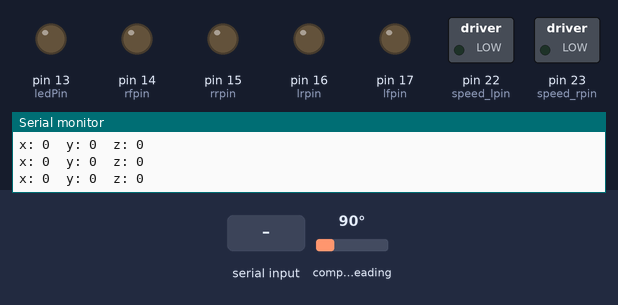
Bench run of a sketch on a simulated Arduino Mega 2560, built with avr-gcc and run on an emulated ATmega2560. On the bench: switched loads named in the sketch (green lamp = pin HIGH), output pins drawn as LEDs (lit = HIGH), the last lines printed to the serial monitor. Wiring (inferred from the names in the program): HMC5883L compass at I2C address 0x1E. The inputs (shaded band) are chosen by the test bench; at power-on: compass heading 90°.

Above: at 3.4 s.
3.5 s: "w" received over the second serial link
At 4.3 s:
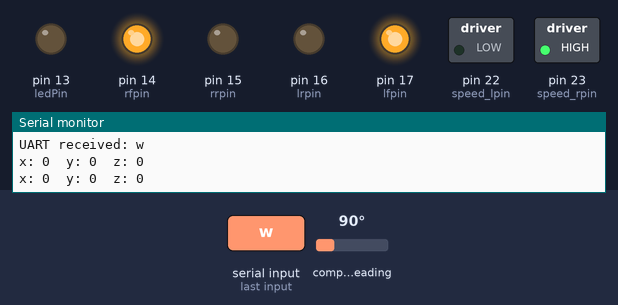
5.0 s: compass heading set to 82°
6.5 s: compass heading set to 71°
At 7.1 s:
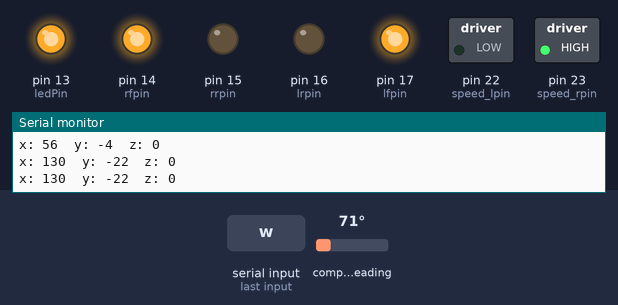
8.0 s: "a" received over the second serial link
At 9.2 s:
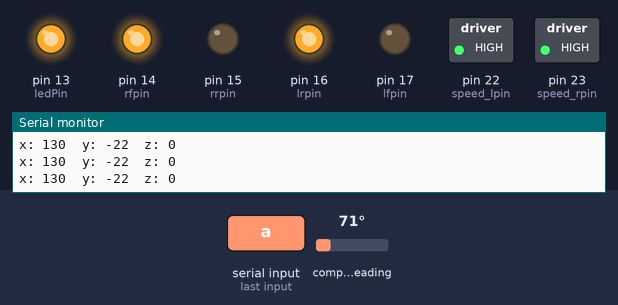
9.5 s: "s" received over the second serial link
At 10.3 s:
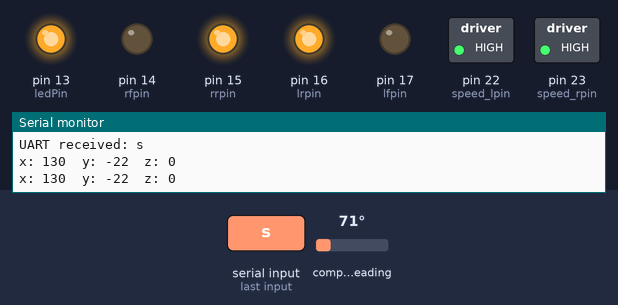
11.0 s: "d" received over the second serial link
At 12.4 s:
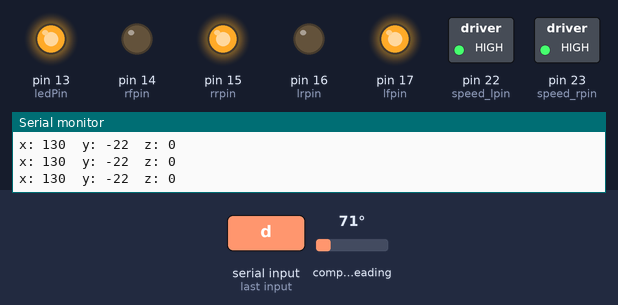
Timing chart, 0 to 13.5 s (numbered marks = the images above; inputs shaded):
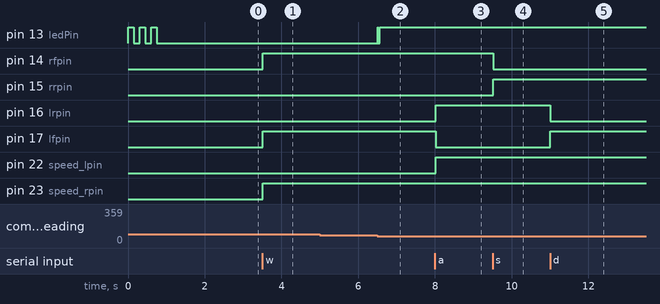

The sketch:

bluetooth_wasd_robot_sensor.ino
```cpp
// (licence header left out)
#include <Wire.h> //I2C Arduino Library

#define address 0x1E //0011110b, I2C 7bit address of HMC5883

//HMC5883 Sensor Setup
const int threshold = 100;
int16_t x_int,y_int,z_int;

const int ledPin = 13;
uint8_t count =0;

//Motor Controller assignment and setup
byte right_f, left_f, right_r, left_r;
const int lfpin = 17;
const int lrpin = 16;
const int rfpin = 14;
const int rrpin = 15;

const int speed_rpin = 23;
const int speed_lpin = 22;

int rscale = 255;
int lscale = 255;
int speed_r, speed_l;


void setup()
{
        //Define Input/Output channels and Start Serial
        pinMode(ledPin, OUTPUT);
        Serial.begin(115200);
        Serial1.begin(115200);
        pinMode(rfpin, OUTPUT);
        pinMode(rrpin, OUTPUT);
        pinMode(lfpin, OUTPUT);
        pinMode(lrpin, OUTPUT);
        pinMode(speed_rpin, OUTPUT);
        pinMode(speed_lpin, OUTPUT);

        Wire.begin();

        //Put the HMC5883 IC into the correct operating mode
        Wire.beginTransmission(address); //open communication with HMC5883

        Wire.send(0x00); //select Config A register
        Wire.send(0x70); //avg 8 samples, 15hz data rate normal bias config  <0 11 100 00>

        Wire.send(0x01); //select Config B register
        Wire.send(0x80); //set gain to 440  <100 00000>  (1090 is default)

        Wire.send(0x02); //select mode register
        Wire.send(0x00); //continuous measurement mode

        Wire.endTransmission();

        //Tell the HMC5883 where to begin reading data
        Wire.beginTransmission(address);
        Wire.send(0x03); //select register 3, X MSB register
        Wire.endTransmission();


        //Assign Initial values to motor channels
        right_f = 0;
        right_r = 0;
        left_f = 0;
        left_r = 0;

        speed_r = 0;
        speed_l = 0;

        digitalWrite(rfpin, right_f);
        digitalWrite(rrpin, right_r);
        digitalWrite(lfpin, left_f);
        digitalWrite(lrpin, left_r);
        analogWrite(speed_rpin, speed_r);
        analogWrite(speed_lpin, speed_l);

        //3 Blinks at startup, followed by 1.5 second pause
        digitalWrite(ledPin, HIGH);   // set the LED on
        delay(150);                  // wait for a second
        digitalWrite(ledPin, LOW);    // set the LED off
        delay(150);                  // wait for a second
        digitalWrite(ledPin, HIGH);   // set the LED on
        delay(150);                  // wait for a second
        digitalWrite(ledPin, LOW);    // set the LED off
        delay(150);                  // wait for a second
        digitalWrite(ledPin, HIGH);   // set the LED on
        delay(150);                  // wait for a second
        digitalWrite(ledPin, LOW);    // set the LED off
        delay(1500);                  // wait for a second


        //Read data from each axis, 2 registers per axis
        Wire.requestFrom(address, 6);
        if(6<=Wire.available())
        {
          x_int = Wire.receive()<<8; //X msb
          x_int |= Wire.receive(); //X lsb
          z_int = Wire.receive()<<8; //Z msb
          z_int |= Wire.receive(); //Z lsb
          y_int = Wire.receive()<<8; //Y msb
          y_int |= Wire.receive(); //Y lsb
        }


}

void loop()
{
          char incomingByte;
          int16_t x,y,z,xx,yy,zz; //triple axis data


          //Tell the HMC5883 where to begin reading data
          Wire.beginTransmission(address);
          Wire.send(0x03); //select register 3, X MSB register
          Wire.endTransmission();


         //Read data from each axis, 2 registers per axis
          Wire.requestFrom(address, 6);
          if(6<=Wire.available())
          {
            xx = Wire.receive()<<8; //X msb
            xx |= Wire.receive(); //X lsb
            zz = Wire.receive()<<8; //Z msb
            zz |= Wire.receive(); //Z lsb
            yy = Wire.receive()<<8; //Y msb
            yy |= Wire.receive(); //Y lsb
          }

          x = xx - x_int;
          y = yy - y_int;
          z = zz - z_int;

          if(count > 15)
          {
            count = 0;
            //Print out values of each axis
            Serial.print("x: ");
            Serial.print(x);
            Serial.print("  y: ");
            Serial.print(y);
            Serial.print("  z: ");
            Serial.println(z);

          }
          else
          {
            count++;
          }

          //Read from Bluetooth Transmitter (Serial1) and Write to Arduino Serial Monitor Window (Serial)
          if (Serial1.available() > 0)
          {
            incomingByte = char(Serial1.read());
            if((incomingByte == 'w')||(incomingByte == 'W'))
            //Forward
            {
              right_f = 1;
              left_f  = 1;
              right_r = 0;
              left_r  = 0;
              speed_r = 255*(rscale)/255;
              speed_l = 200*(lscale)/255;
              Serial1.println("Forward");
            }
            else if((incomingByte == 'a')||(incomingByte == 'A'))
            //Left Turn in Place
            {
              right_f = 1;
              left_f  = 0;
              right_r = 0;
              left_r  = 1;
              speed_r = 255*rscale/255;
              speed_l = 255*lscale/255;
              Serial1.println("Left");
            }
            else if((incomingByte == 's')||(incomingByte == 'S'))
            //Backward
            {
              right_f = 0;
              left_f  = 0;
              right_r = 1;
              left_r  = 1;
              speed_r = 255*rscale/255;
              speed_l = 255*lscale/255;
              Serial1.println("Backward");
            }
            else if((incomingByte == 'd')||(incomingByte == 'D'))
            //Right Turn in Place
            {
              right_f = 0;
              left_f  = 1;
              right_r = 1;
              left_r  = 0;
              speed_r = 255*rscale/255;
              speed_l = 255*lscale/255;
              Serial1.println("Right");
            }
            else if((incomingByte == 'x')||(incomingByte == 'X'))
            //Brake
            {
              right_f = 1;
              left_f  = 1;
              right_r = 1;
              left_r  = 1;
              speed_r = 0;
              speed_l = 0;
              Serial1.println("Stop");
            }
            else if((incomingByte == 'r')||(incomingByte == 'R'))
            //Reset Magnetometer (WOZ)
            {
              //Tell the HMC5883 where to begin reading data
              Wire.beginTransmission(address);
              Wire.send(0x03); //select register 3, X MSB register
              Wire.endTransmission();
              //Read data from each axis, 2 registers per axis
              Wire.requestFrom(address, 6);
              if(6<=Wire.available())
              {
                x_int = Wire.receive()<<8; //X msb
                x_int |= Wire.receive(); //X lsb
                z_int = Wire.receive()<<8; //Z msb
                z_int |= Wire.receive(); //Z lsb
                y_int = Wire.receive()<<8; //Y msb
                y_int |= Wire.receive(); //Y lsb
              }
              Serial1.println("Reset");
            }
            digitalWrite(rfpin, right_f);
            digitalWrite(rrpin, right_r);
            digitalWrite(lfpin, left_f);
            digitalWrite(lrpin, left_r);
            analogWrite(speed_rpin, speed_r);
            analogWrite(speed_lpin, speed_l);


            // Print to Arduino Serial Monitor Window
            Serial.print("UART received: ");
            Serial.println(incomingByte);
            //Serial.write(incomingByte);
            //Serial.println();

            // Echo to Bluetooth Receiver
            Serial1.print("UART received:");
            Serial1.println(incomingByte);
            //Serial1.write(incomingByte);
            //Serial1.println();
    }

    if (abs(x) > threshold)
    {
      digitalWrite(ledPin, HIGH);
    }
    else
    {
      digitalWrite(ledPin, LOW);
    }


       if (abs(y) > threshold)
    {
      digitalWrite(ledPin, HIGH);
    }
    else
    {
      digitalWrite(ledPin, LOW);
    }


      if (abs(x) > threshold)
    {
      digitalWrite(ledPin, HIGH);
    }
    else
    {
      digitalWrite(ledPin, LOW);
    }
    delay(20);

}
```

Measured:
- the behaviour switches between 76 and 75° on compass heading (found by bisection; images 1 and 2)
- after the input at 3.5 s, pin 14 (rfpin), pin 17 (lfpin), pin 23 (speed_rpin): LOW → HIGH at once
- after the input at 6.5 s, pin 13 (ledPin): LOW → HIGH at once, → LOW 0.02 s later, → HIGH 0.04 s later
- after the input at 8.0 s, pin 16 (lrpin), pin 22 (speed_lpin): LOW → HIGH at once; pin 17 (lfpin): HIGH → LOW at once
- after the input at 9.5 s, pin 14 (rfpin): HIGH → LOW at once; pin 15 (rrpin): LOW → HIGH at once
- after the input at 11.0 s, pin 16 (lrpin): HIGH → LOW at once; pin 17 (lfpin): LOW → HIGH at once
